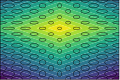

This figure's Python source:
#!/usr/bin/env python3
import botorch
import matplotlib.pyplot as plt
import numpy as np
import torch
from matplotlib.patches import Ellipse
from torch.distributions import Categorical, Laplace, Independent, MixtureSameFamily
from torch.func import vmap, jacrev, jacfwd

device = "cuda" if torch.cuda.is_available() else "cpu"
dtype = torch.float64
torch.set_default_dtype(dtype)

width, height = 1.2, 0.8

plt.rcParams.update({
    "text.color": "black",
    "axes.labelcolor": "black",
    "xtick.labelsize": 7,
    "ytick.labelsize": 7,
    "xtick.color": "black",
    "ytick.color": "black",
    "legend.labelcolor": "black",
    "pgf.texsystem": "pdflatex",
    "font.family": "serif",
    "font.size": 7,
    "text.usetex": True,
    "pgf.rcfonts": True,
    "text.latex.preamble": r"\usepackage{amsfonts}\usepackage{amsmath}\usepackage{bm}\usepackage{mathtools}\usepackage{dsfont}\usepackage{amssymb}\usepackage{pifont}\newcommand{\cmark}{\ding{51}}\newcommand{\xmark}{\ding{55}}",
})

means = torch.tensor([[ 0,  1],
                      [0, 1.]])
b_scales= torch.tensor([[0.3, 0.1],
                        [0.3, 0.1]], dtype=torch.float32)
weights = torch.tensor([0.30, 0.70], dtype=dtype)


cat = Categorical(weights)
comp = Independent(Laplace(loc=means, scale=b_scales), reinterpreted_batch_ndims=1)
pX = MixtureSameFamily(cat, comp)


def _log_normlaplace_1d(y, mu, b, sigma):
    z = y - mu
    a1 = -(z / sigma) - (sigma / b)
    a2 = (z / sigma) - (sigma / b)
    t1 = (z / b) + botorch.utils.probability.utils.log_ndtr(a1)
    t2 = (-z / b) + botorch.utils.probability.utils.log_ndtr(a2)
    return (sigma ** 2) / (2 * b ** 2) - torch.log(2 * b) + torch.logaddexp(t1, t2)


def log_pY_given_gamma(y, gamma):
    sigma = torch.sqrt(gamma)
    if y.ndim == 1:
        y = y.unsqueeze(0)

    lp0 = _log_normlaplace_1d(y[:, 0].unsqueeze(1), gamma * means[:, 0], gamma * b_scales[:, 0], sigma)
    lp1 = _log_normlaplace_1d(y[:, 1].unsqueeze(1), gamma * means[:, 1], gamma * b_scales[:, 1], sigma)
    comp_lp = lp0 + lp1
    log_w = torch.log(weights / weights.sum())
    return torch.logsumexp(comp_lp + log_w, dim=-1)


def hessian_y_logpY_gamma():
    return jacfwd(jacrev(lambda y, g: log_pY_given_gamma(y, g)), argnums=0)


def compute_H_per_x(X, gammas, num_noises=1, seed=None):
    if seed is not None:
        torch.manual_seed(seed)
    X, gammas = X.to(device), gammas.to(device)
    dgam = gammas[1:] - gammas[:-1]
    bs, num_gamma = X.shape[0], gammas.shape[0]
    eps = torch.randn((num_noises, bs, num_gamma, 2), device=device, dtype=dtype)
    ggrid = gammas.view(1, 1, num_gamma, 1)
    y = ggrid * X.view(1, bs, 1, 2) + ggrid.sqrt() * eps
    y_flat, g_flat = y.reshape(-1, 2), ggrid.expand(num_noises, bs, num_gamma, 1).reshape(-1)
    H = vmap(hessian_y_logpY_gamma())(y_flat, g_flat).view(num_noises * bs * num_gamma, 2, 2)
    H = torch.bmm(H, H).view(num_noises, bs, num_gamma, 2, 2).mean(0)
    return ((H * (gammas ** 2).view(1, num_gamma, 1, 1))[:, :-1] * dgam.view(1, num_gamma - 1, 1, 1)).sum(1)


# --- Plotting ---
def contour(f, xlim, ylim, n):
    xs, ys = np.linspace(*xlim, n), np.linspace(*ylim, n)
    XX, YY = np.meshgrid(xs, ys)
    grid = torch.tensor(np.stack([XX, YY], -1), device=device, dtype=dtype).reshape(-1, 2)
    with torch.no_grad():
        Z = f(grid).reshape(n, n).cpu().numpy()
    fig = plt.figure(figsize=(width, height))
    ax = fig.add_subplot(1, 1, 1)
    ax.set_facecolor("none")
    levels = np.linspace(Z.min(), Z.max(), 20)
    ax.contourf(XX, YY, Z, levels=levels, cmap=plt.cm.viridis, antialiased=True)
    ax.set_xticks([])
    ax.set_yticks([])
    for spine in ax.spines.values():
        spine.set_linewidth(0.6)
        spine.set_zorder(10000)
    plt.tight_layout()
    plt.subplots_adjust(left=0.0, right=1, bottom=0.0, top=1)
    return fig, ax


def plot_logpX_with_ellipses(X_centers, H_per_x, xlim=(-5, 5), ylim=(-5, 5),
                             ellipse_scale=1.0, path="hessian_ellipses.pdf", step_centers=1):
    _, ax = contour(lambda z: pX.log_prob(z), xlim, ylim, n=300)
    Xc, Hc = X_centers.cpu().numpy(), H_per_x.cpu().numpy()
    if step_centers > 1:
        Xc = Xc[::step_centers]
        Hc = Hc[::step_centers]
    for (cx, cy), H in zip(Xc, Hc):
        lam, V = np.linalg.eigh(H)
        r = ellipse_scale / np.sqrt(lam)
        i = int(np.argmax(r))
        j = 1 - i
        ang = np.degrees(np.arctan2(V[1, i], V[0, i]))
        ax.add_patch(Ellipse((cx, cy), width=2 * r[i], height=2 * r[j], angle=ang,
                             fill=False, edgecolor="k", linewidth=0.3))
    ax.set_aspect("equal", adjustable="box")
    ax.set_xlim(xlim)
    ax.set_ylim(ylim)
    ax.set_xticks([])
    ax.set_yticks([])
    plt.tight_layout()
    plt.subplots_adjust(left=0.0, right=1, top=1, bottom=0.0)
    plt.savefig(path)
    plt.close()


if __name__ == "__main__":
    grid_size = 15
    n = 4.32
    gx = torch.linspace(-width * n, width * n, grid_size)
    gy = torch.linspace(-height * n, height * n, grid_size)

    GX, GY = torch.meshgrid(gx, gy, indexing="ij")
    X_centers = torch.stack([GX, GY], dim=-1).reshape(-1, 2)

    xlim = (-n * width, n * width)
    ylim = (-n * height, n * height)


    gammas = torch.logspace(-4, 4, 200, device=device, dtype=dtype, base=2)
    H_per_x = compute_H_per_x(X_centers, gammas, num_noises=100, seed=123)

    step_centers = 2
    plot_logpX_with_ellipses(X_centers, H_per_x, xlim=xlim, ylim=ylim,
                             ellipse_scale=0.4, path="laplace_local.pdf", step_centers=step_centers)
